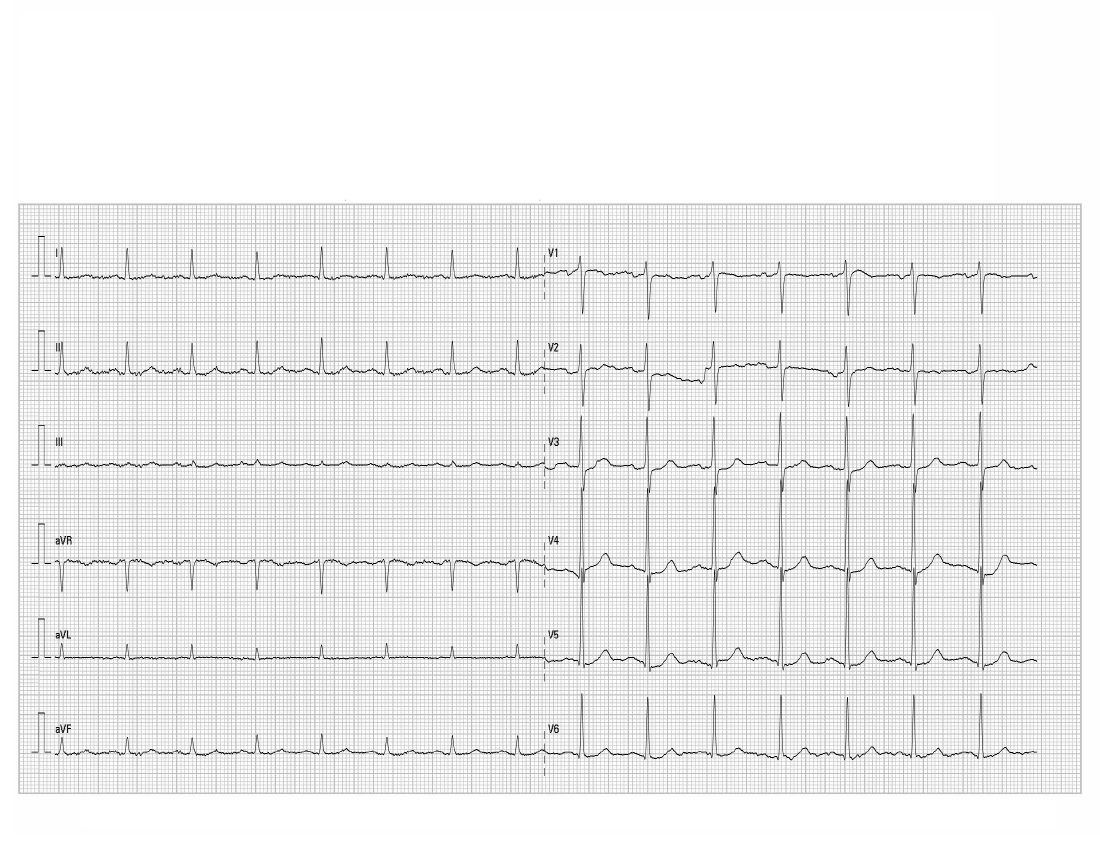
#> input picture 6x2.png, 2200 x 1700 px (shown at 1/2 size)
$ jupyter execute 6x2_dig.ipynb
#> lines starting #> are read from the running program, lines starting #| are printed output that depends on the picture; after the words box and inside, x2 and y2 are one past the last pixel; in counts of white or black regions, pixels touching at a corner belong together
# 1、Remove background

[cell 1]
import os
from scipy.signal import find_peaks
import cv2
import numpy as np
from scipy.signal import medfilt, savgol_filter  # You can skip using this; kept as a backup
from matplotlib.patches import Rectangle
import pandas as pd
import matplotlib.pyplot as plt
from pathlib import Path
from typing import Literal
from typing import Sequence, List
from collections import Counter


def remove_background_and_binarize(
    input_path: str,
    output_path: str,
    manual_thresh: int = 180,
    blur_kernel: tuple[int, int] = (5, 5),
    lead_name_regions: list[tuple[int, int, int, int]] | None = None,
    clean_kernel: tuple[int, int] | None = (3, 3)
) -> None:
    """
    Remove background from ECG image, binarize it, and optionally remove isolated small dots.

    Args:
        input_path:      Path to the input image
        output_path:     Path to save the binarized result
        manual_thresh:   Grayscale threshold; values below this are considered signal (default 180)
        blur_kernel:     Gaussian blur kernel size (default (5, 5))
        lead_name_regions:
                         Optional list of rectangular regions [(x1, y1, x2, y2), ...],
                         filled with white on the binary map to mask lead text.
        clean_kernel:    If not None, use this kernel size for morphological opening denoising
                         (e.g., (3,3) will clear isolated dots smaller than this kernel).
    """
#> called with input_path = './6x2.png', output_path = './6x2_remove.png', manual_thresh = 180, blur_kernel = (3, 3)
    # 1. Read image & convert to grayscale
    image = cv2.imread(input_path)
#> image is the input picture: shape (1700, 2200, 3); min 0, max 255, mean 236.3
    if image is None:
        raise FileNotFoundError(f"Cannot read image: {input_path}")
    gray = cv2.cvtColor(image, cv2.COLOR_BGR2GRAY)

    # 2. Optional Gaussian blur
    blurred = cv2.GaussianBlur(gray, blur_kernel, 0)

    # 3. Extract "black" foreground mask
    _, mask = cv2.threshold(
        blurred,
        manual_thresh,
        255,
        cv2.THRESH_BINARY_INV
    )
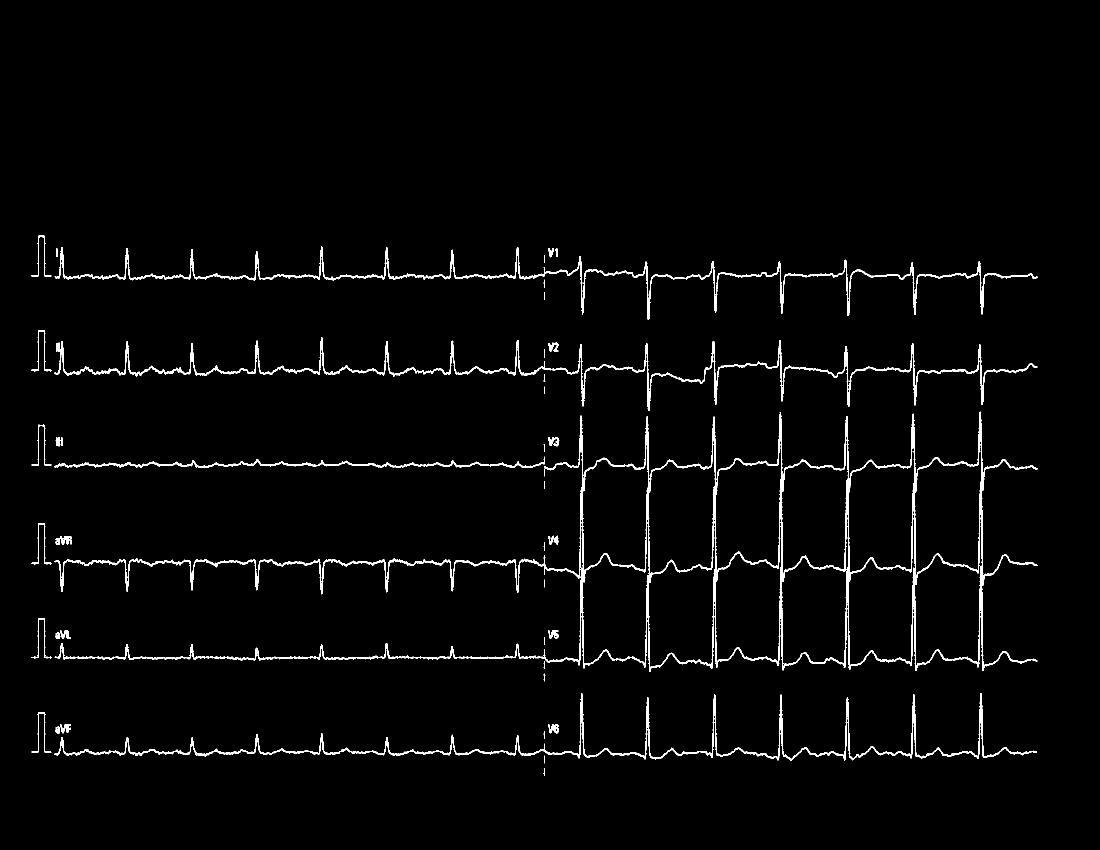
#> mask: shape (1700, 2200) (shown at 1/2 size); 2.2% white; 46 white regions, largest, box (x1, y1, x2, y2) and area: (109, 823, 2075, 1344) 37304, (109, 675, 2075, 822) 13134, (109, 493, 2075, 640) 12014

    # 4. Replace background area with white background
    background = np.full_like(image, 255)
    result = np.where(mask[:, :, None] == 255, image, background)

    # 5. Convert to grayscale and binarize
    result_gray = cv2.cvtColor(result, cv2.COLOR_BGR2GRAY)
    _, final_binary = cv2.threshold(
        result_gray,
        127,
        255,
        cv2.THRESH_BINARY
    )
#> final_binary: shape (1700, 2200); 98.7% white; black in thin lines or dots, all inside (x1, y1, x2, y2) = (63, 472, 2075, 1552)

    # 6. Mask lead name regions
    if lead_name_regions:
        for (x1, y1, x2, y2) in lead_name_regions:
            cv2.rectangle(final_binary, (x1, y1), (x2, y2), 255, -1)
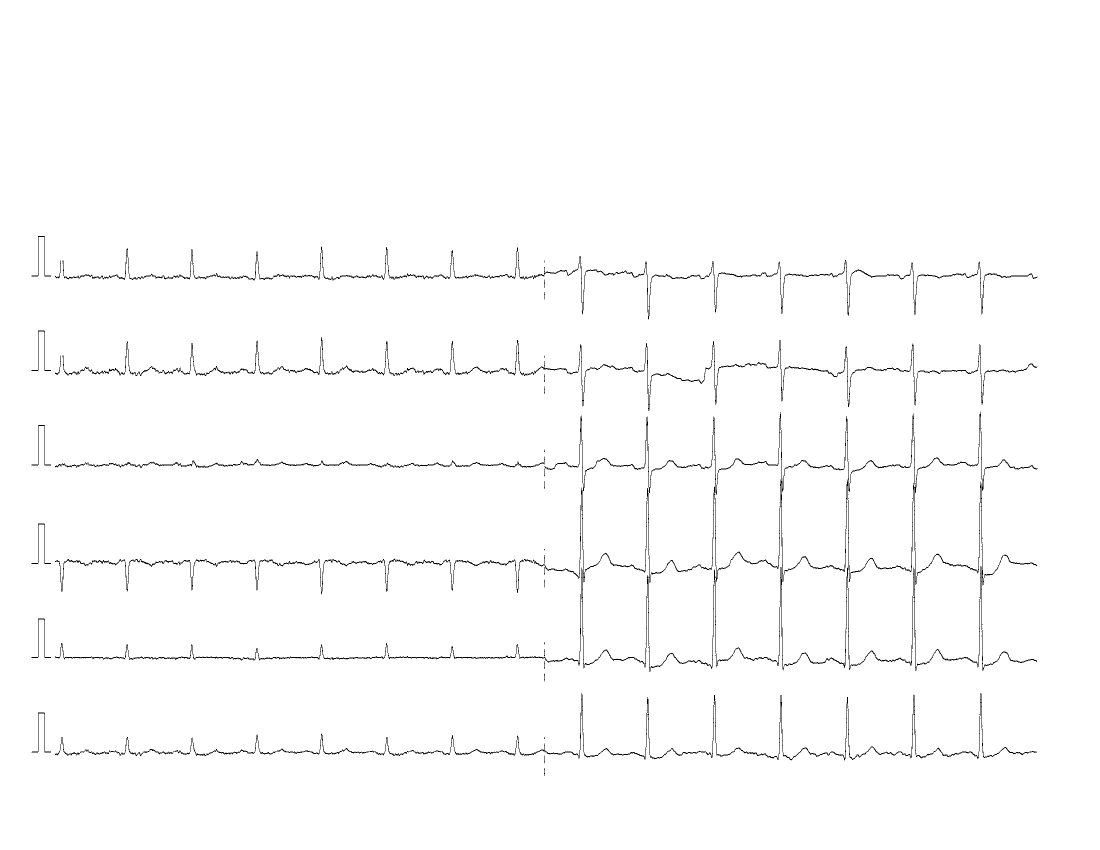
#> final_binary: shape (1700, 2200) (shown at 1/2 size); 98.8% white; black in thin lines or dots, all inside (x1, y1, x2, y2) = (63, 472, 2075, 1552)

    # 7.1 Morphological opening: remove isolated small dots
    # Made some adjustments: using a kernel of (2,2) to remove isolated dots
    # might cause inflection points to become unclear.
    # if clean_kernel is not None:
    #     kernel = cv2.getStructuringElement(cv2.MORPH_RECT, clean_kernel)
    #     final_binary = cv2.morphologyEx(final_binary, cv2.MORPH_OPEN, kernel)

    # 7.2 Remove single pixel noise
    num_labels, labels, stats, _ = cv2.connectedComponentsWithStats(final_binary, connectivity=8)
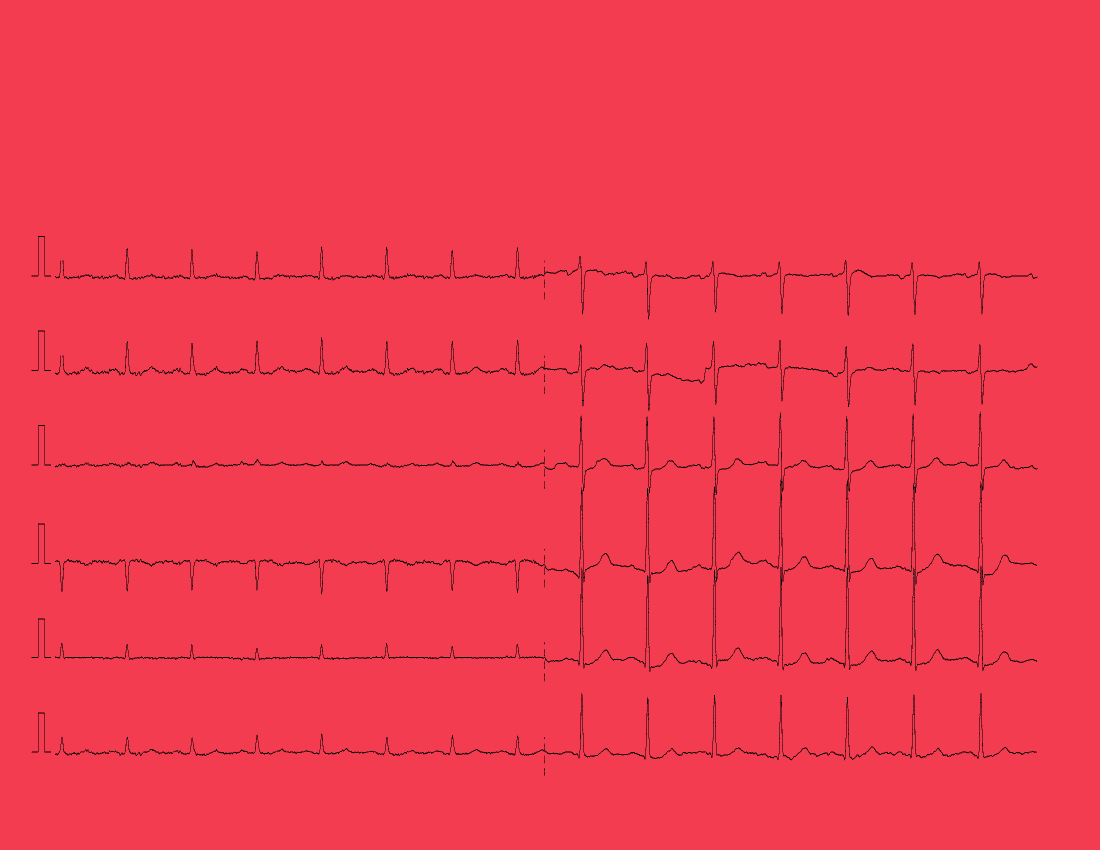
#> labels: shape (1700, 2200) int32 (shown at 1/2 size); 9 distinct labels, from 0 to 8; one colour per label, 0 black
#> num_labels = 9; stats = [[63, 472, 2012, 1080, 45348], [0, 0, 2200, 1700, 3694640], [1830, 799, 1, 1, 1], [1431, 802, 1, 1, 1], [1964, 802, 1, 1, 1], [1560, 837, 1, 3, 3], [1432, 982, 1, 1, 1], [1163, 988, 1, 1, 1], [1827, 1150, 1, 4, 4]]
    # stats[i, cv2.CC_STAT_AREA] is the pixel area of the i-th connected component
    for i in range(1, num_labels):  # 0 is background
        if stats[i, cv2.CC_STAT_AREA] == 1:
            final_binary[labels == i] = 0  # Or 255, depending on your foreground/background definition

    # 8. Save result
    cv2.imwrite(output_path, final_binary)
    print(f"✅ Processing complete. Binary image saved to: {output_path}")

lead_name_regions = [
(105, 490,130, 520),
(1086, 490,1130, 520),

(105, 678,130, 710),
(1086, 678,1130, 710),

(105, 866,130, 898),
(1086, 866,1130, 898),

(105, 1063,150, 1097),
(1086, 1063,1130, 1097),

(105, 1253,150, 1283),
(1086, 1253,1130, 1283),

(105, 1443,150, 1473),
(1086, 1443,1130, 1473)

]

remove_background_and_binarize(
    input_path="./6x2.png",
    output_path="./6x2_remove.png",
    manual_thresh=180,
    blur_kernel=(3,3),
    lead_name_regions=lead_name_regions,
    clean_kernel=None
)

# 2、Manually locate boundaries and remove lead names

[cell 2]
import cv2
import numpy as np
import matplotlib.pyplot as plt
from IPython.display import display, Image

img = cv2.imread(r'./6x2_remove.png')


height, width, _ = img.shape
#> height = 1700; width = 2200
print(f'heigth = {height},width = {width}')
#| heigth = 1700,width = 2200

cv2.line(img, (108, 0), (108, height), (0, 0, 255), 1)
cv2.line(img, (1084, 0), (1084, height), (0, 0, 255), 1)
cv2.line(img, (1092, 0), (1092, height), (0, 0, 255), 1)

cv2.line(img, (2074, 0), (2074, height), (0, 0, 255), 1)


cv2.line(img, (0, 430), (width, 430), (0, 255, 0), 1)
cv2.line(img, (0, 1575), (width, 1575), (0, 255, 0), 1)


cv2.rectangle(img, (105, 490), (130, 520), (0, 0, 255), 1)
#> img: shape (1700, 2200, 3); mean B, G, R 251.1, 251.4, 251.6
cv2.rectangle(img, (1086, 490), (1130, 520), (0, 0, 255), 1)
#> img: shape (1700, 2200, 3); mean B, G, R 251.1, 251.4, 251.6

cv2.rectangle(img, (105, 678), (130, 710), (0, 0, 255), 1)
#> img: shape (1700, 2200, 3); mean B, G, R 251.1, 251.4, 251.6
cv2.rectangle(img, (1086, 678), (1130, 710), (0, 0, 255), 1)
#> img: shape (1700, 2200, 3); mean B, G, R 251.1, 251.4, 251.6

cv2.rectangle(img, (105, 866), (130, 898), (0, 0, 255), 1)
#> img: shape (1700, 2200, 3); mean B, G, R 251.1, 251.4, 251.6
cv2.rectangle(img, (1086, 866), (1130, 898), (0, 0, 255), 1)
#> img: shape (1700, 2200, 3); mean B, G, R 251.1, 251.4, 251.6

cv2.rectangle(img, (105, 1063), (150, 1097), (0, 0, 255), 1)
#> img: shape (1700, 2200, 3); mean B, G, R 251.1, 251.4, 251.6
cv2.rectangle(img, (1086, 1063), (1130, 1097), (0, 0, 255), 1)
#> img: shape (1700, 2200, 3); mean B, G, R 251.1, 251.4, 251.6

cv2.rectangle(img, (105, 1253), (150, 1283), (0, 0, 255), 1)
#> img: shape (1700, 2200, 3); mean B, G, R 251.1, 251.4, 251.6
cv2.rectangle(img, (1086, 1253), (1130, 1283), (0, 0, 255), 1)
#> img: shape (1700, 2200, 3); mean B, G, R 251.1, 251.4, 251.6

cv2.rectangle(img, (105, 1443), (150, 1473), (0, 0, 255), 1)
#> img: shape (1700, 2200, 3); mean B, G, R 251, 251.3, 251.6
cv2.rectangle(img, (1086, 1443), (1130, 1473), (0, 0, 255), 1)
#> img: shape (1700, 2200, 3); mean B, G, R 251, 251.3, 251.6

_, buffer = cv2.imencode('.jpg', img)
display(Image(data=buffer.tobytes()))

cv2.imwrite(r'./6x2_add_border.png', img)
#> Out = True
